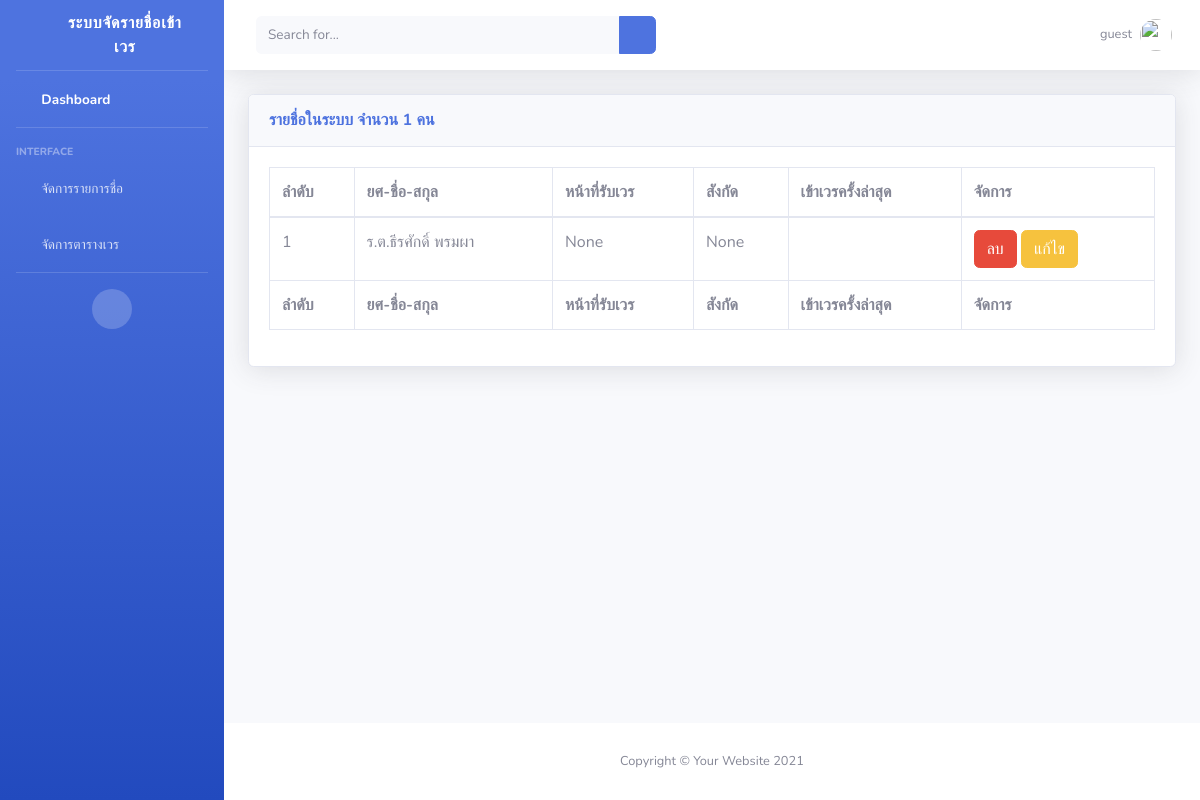
Before: / with the older database file.
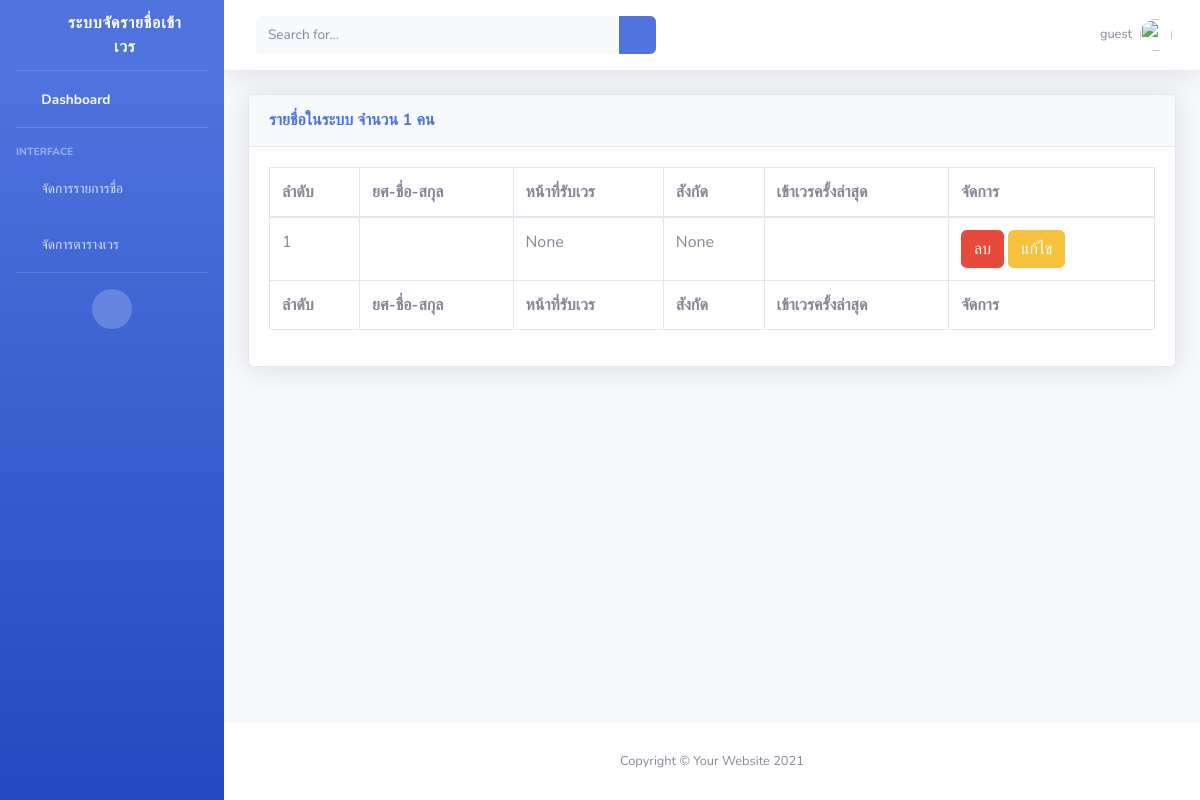
After: the same page with the newer database file.
### apps/user/models.py (models this page shows, shortened)
class Users(AbstractUser):
    rank = models.PositiveIntegerField(verbose_name="ยศ", choices = CHOICE_Rank, default = 0, null=True, blank=True)
    unit = models.ForeignKey(Unit, verbose_name="สังกัด", on_delete=models.SET_NULL, null=True, blank=True, related_name='current_unit')
    position = models.CharField(verbose_name="ตำแหน่ง", max_length=100,null=True, blank=True)
    mobile_phone = models.CharField(verbose_name="เบอร์มือถือ",max_length=30, null=True, blank=True)
    dutytype = models.ForeignKey("manageduty.dutytype", verbose_name='ประเภทเวร', on_delete=models.DO_NOTHING, null=True, blank=True)
    is_approve = models.BooleanField(null=True, blank=True)
    def unit_name(self):
        return f'{self.unit}'
    def dutytype_name (self):
        return f'{self.dutytype}'
    class Meta:
        verbose_name_plural = "User : ผู้ใช้ระบบ"
        permissions = USER_PERMISSION
    def rank_display(self):
        RankDisplay = str(self.get_rank_display())
        if RankDisplay == '':
            return  ''
        if "ว่าที่" in RankDisplay:
            RankDisplay = RankDisplay[6:]
        elif "กห." in RankDisplay:
            if "หญิง" in RankDisplay:
                RankDisplay = "น.ส."
            else:
                RankDisplay = "นาย"
        elif "พนง." in RankDisplay:
            if "หญิง" in RankDisplay:
                RankDisplay = "น.ส."
            else:
                RankDisplay = "นาย"
        if re.findall("หญิง", RankDisplay ):
            return f'{RankDisplay} '
        elif re.findall("(พ)", RankDisplay ):
            RankDisplay = RankDisplay.replace("(พ)", "")
        return f'{RankDisplay}'
    @property
    def FullName(self):
        return f'{self.rank_display()}{self.first_name} {self.last_name}'

### apps/user/views.py (the view)
# urls.py: path('',userslist,name = 'userslist'),
def userslist(request):
    all_list =  Users.objects.all().order_by('rank')
    countlist = all_list.count()
    context = {"all_data" : all_list, "num_task" : countlist}
    return render(request,"user/userslist.html",context)

### apps/user/templates/user/userslist.html (shortened to what this page needs)
<!DOCTYPE html>
{% extends 'index.html' %}
{% load static %}
{%block content%}
    <link href="vendor/fontawesome-free/css/all.min.css" rel="stylesheet" type="text/css">
    <link href="{%static 'css/sb-admin-2.min.css'%}" rel="stylesheet">
    <link href="{%static 'vendor/datatables/dataTables.bootstrap4.min.css'%}" rel="stylesheet">
                <div class="container-fluid">
                    <div class="card shadow mb-4">
                        <div class="card-header py-3">
                            <h6 class="m-0 font-weight-bold text-primary">รายชื่อในระบบ จำนวน {{ num_task }} คน</h6>
                        </div>
                        <div class="card-body">
                            <div class="table-responsive">
                                <table class="table table-bordered" id="dataTable" width="100%" cellspacing="0">
                                    <thead>
                                        <tr>
                                            <th>ลำดับ</th>
                                            <th>ยศ-ชื่อ-สกุล</th>
                                            <th>หน้าที่รับเวร</th>
                                            <th>สังกัด</th>
                                            <th>เข้าเวรครั้งล่าสุด</th>
                                            <th>จัดการ</th>
                                        </tr>
                                    </thead>
                                    <tfoot>
                                        <tr>
                                            <th>ลำดับ</th>
                                            <th>ยศ-ชื่อ-สกุล</th>
                                            <th>หน้าที่รับเวร</th>
                                            <th>สังกัด</th>
                                            <th>เข้าเวรครั้งล่าสุด</th>
                                            <th>จัดการ</th>
                                        </tr>
                                    </tfoot>
                                    <tbody>
                                        <div class="form-check">
                                            {% for data in all_data%}
                                            <tr>
                                                <td>{{ forloop.counter}}</td>
                                                <td>{{ data.FullName }}</td>
                                                <td>{{ data.dutytype_name }}</td>
                                                <td>{{ data.unit_name }}</td>
                                                <td>{{ data.start }}</td>
                                                <td>
                                                    <a href = "" onclick="return confirm('Are you sure?')" class="btn btn-danger" >ลบ</a>
                                                    <a href = "" class="btn btn-warning" >แก้ไข</a>
                                                </td>
                                            </tr>
                                            {% endfor %}
                                        </div>
                                    </tbody>
                                </table>
                            </div>
                        </div>
                    </div>
                </div>
            </div>
{%endblock content%}

### templates/index.html (shortened to what this page needs)
<!DOCTYPE html>
{%load static%}
<html lang="en">
<head>
    <link href="{%static 'vendor/fontawesome-free/css/all.min.css'%}" rel="stylesheet" type="text/css">
    <link href="{%static 'css/sb-admin-2.min.css'%}" rel="stylesheet">
</head>
<body id="page-top">
    <div id="wrapper">
        <ul class="navbar-nav bg-gradient-primary sidebar sidebar-dark accordion" id="accordionSidebar">
            <a class="sidebar-brand d-flex align-items-center justify-content-center" href="">
                <div class="sidebar-brand-icon rotate-n-15">
                    <i class="fas fa-laugh-wink"></i>
                </div>
                <div class="sidebar-brand-text mx-3">ระบบจัดรายชื่อเข้าเวร</div>
            </a>
            <hr class="sidebar-divider my-0">
            <li class="nav-item active">
                <a class="nav-link" href="/">
                    <i class="fas fa-fw fa-tachometer-alt"></i>
                    <span>Dashboard</span></a>
            </li>
            <hr class="sidebar-divider">
            <div class="sidebar-heading">
                Interface
            </div>
            <li class="nav-item">
                <a class="nav-link collapsed" href="#" data-toggle="collapse" data-target="#collapseTwo"
                    aria-expanded="true" aria-controls="collapseTwo">
                    <i class="fas fa-fw fa-table"></i>
                    <span>จัดการรายการชื่อ</span>
                </a>
            </li>
            <li class="nav-item">
                <a class="nav-link collapsed" href="#" data-toggle="collapse" data-target="#collapseUtilities"
                    aria-expanded="true" aria-controls="collapseUtilities">
                    <i class="fas fa-fw fa-wrench"></i>
                    <span>จัดการตารางเวร</span>
                </a>
            </li>
            <hr class="sidebar-divider">
            <div class="text-center d-none d-md-inline">
                <button class="rounded-circle border-0" id="sidebarToggle"></button>
            </div>
        </ul>
        <div id="content-wrapper" class="d-flex flex-column">
            <div id="content">
                <nav class="navbar navbar-expand navbar-light bg-white topbar mb-4 static-top shadow">
                    <form
                        class="d-none d-sm-inline-block form-inline mr-auto ml-md-3 my-2 my-md-0 mw-100 navbar-search">
                        <div class="input-group">
                            <input type="text" class="form-control bg-light border-0 small" placeholder="Search for..."
                                aria-label="Search" aria-describedby="basic-addon2">
                            <div class="input-group-append">
                                <button class="btn btn-primary" type="button">
                                    <i class="fas fa-search fa-sm"></i>
                                </button>
                            </div>
                        </div>
                    </form>
                    <ul class="navbar-nav ml-auto">
                        {%if user.is_authenticated  %}
                        <li class="nav-item dropdown no-arrow">
                            <a class="nav-link dropdown-toggle" href="#" id="userDropdown" role="button"
                                data-toggle="dropdown" aria-haspopup="true" aria-expanded="false">
                                <span class="mr-2 d-none d-lg-inline text-gray-600 small">
                                    {{request.user.FullName}}</span>
                                <img class="img-profile rounded-circle"
                                    src="{% static 'img/undraw_profile.svg' %}">
                            </a>
                            <div class="dropdown-menu dropdown-menu-right shadow animated--grow-in"
                                aria-labelledby="userDropdown">
                                <a class="dropdown-item" href="#">
                                    <i class="fas fa-user fa-sm fa-fw mr-2 text-gray-400"></i>
                                    Profile
                                </a>
                                <a class="dropdown-item" href="#">
                                    <i class="fas fa-cogs fa-sm fa-fw mr-2 text-gray-400"></i>
                                    Settings
                                </a>
                                <a class="dropdown-item" href="#">
                                    <i class="fas fa-list fa-sm fa-fw mr-2 text-gray-400"></i>
                                    Activity Log
                                </a>
                                <div class="dropdown-divider"></div>
                                <a class="dropdown-item" href="account/logout/" data-toggle="modal" data-target="#logoutModal">
                                    <i class="fas fa-sign-out-alt fa-sm fa-fw mr-2 text-gray-400"></i>
                                    Logout
                                </a>
                            </div>
                        </li>
                        {% else %}
                        <li class="nav-item dropdown no-arrow">
                            <a class="nav-link dropdown-toggle" href="#" id="userDropdown" role="button"
                                data-toggle="dropdown" aria-haspopup="true" aria-expanded="false">
                                <span class="mr-2 d-none d-lg-inline text-gray-600 small">
                                    guest</span>
                                <img class="img-profile rounded-circle"
                                    src="{% static 'img/undraw_profile.svg' %}">
                            </a>
                        </li>
                        {%endif%}
                    </ul>
                </nav>
{% block content %}
{% endblock content %}
            <footer class="sticky-footer bg-white">
                <div class="container my-auto">
                    <div class="copyright text-center my-auto">
                        <span>Copyright &copy; Your Website 2021</span>
                    </div>
                </div>
            </footer>
        </div>
    </div>
</body>
</html>

Changed rows visible on the page:
removed Users: FullName "ร.ต.ธีรศักดิ์ พรมผา", dutytype_name "None", unit_name "None"
added Users: dutytype_name "None", unit_name "None"
